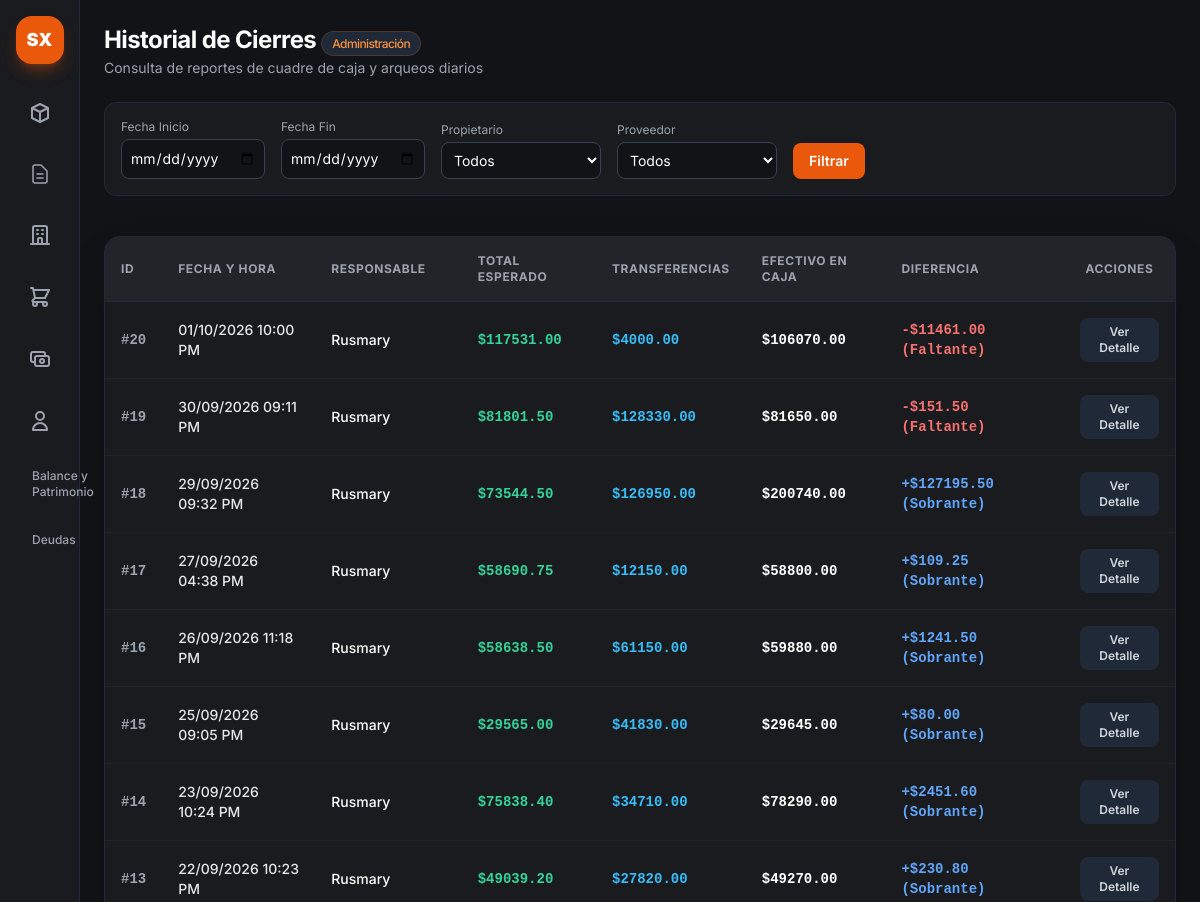
Page /admin/cierres (signed in, upper part) on the earlier database version.
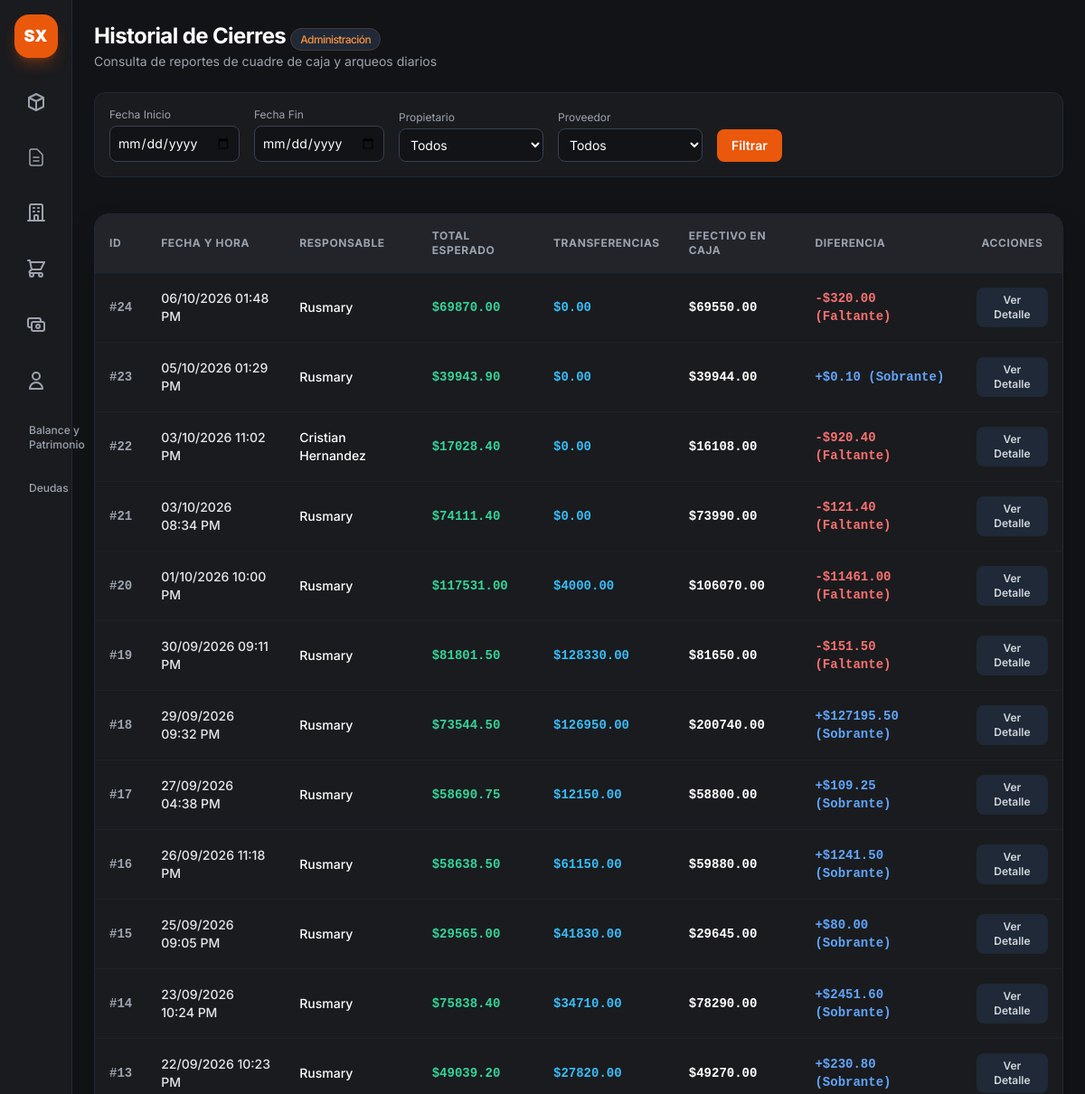
Same page on the later database version.
### app.py (models this page shows)
class CierreDia(db.Model):
    __tablename__ = 'cierres_dia'
    id = db.Column(db.Integer, primary_key=True)
    fecha = db.Column(db.DateTime, default=datetime.utcnow)
    usuario_id = db.Column(db.Integer, db.ForeignKey('usuarios.id'), nullable=True)
    usuario_nombre = db.Column(db.String(100), nullable=False)
    total_esperado = db.Column(db.Float, default=0.0)
    efectivo_caja = db.Column(db.Float, default=0.0)
    total_transferencias = db.Column(db.Float, default=0.0)
    total_deudas = db.Column(db.Float, default=0.0) # <--- Nuevo campo para el total de deudas
    diferencia = db.Column(db.Float, default=0.0)
    detalles = db.relationship('DetalleCierre', backref='cierre', lazy=True)
    deudas = db.relationship('DeudaCierre', backref='cierre', lazy=True) # <--- Relación con las deudas del cierre
    usuario = db.relationship('Usuario', backref='cierres_dia')

### app.py (the view, shortened to what this page needs)
@app.route('/admin/cierres')
def vista_reporte_cierres():
    if 'user' not in session or session.get('rol') != 'admin':
        return redirect(url_for('login'))
    fecha_inicio_str = request.args.get('fecha_inicio')
    fecha_fin_str = request.args.get('fecha_fin')
    propietario_id = request.args.get('propietario_id')
    proveedor_id = request.args.get('proveedor_id')
    query = CierreDia.query
    if propietario_id or proveedor_id:
        query = query.join(DetalleCierre).join(Producto)
        if propietario_id:
            query = query.filter(Producto.propietario_id == propietario_id)
        if proveedor_id:
            query = query.filter(Producto.proveedor_id == proveedor_id)
    if fecha_inicio_str and fecha_fin_str:
        fecha_inicio = datetime.strptime(fecha_inicio_str, '%Y-%m-%d')
        fecha_fin = datetime.strptime(fecha_fin_str + ' 23:59:59', '%Y-%m-%d %H:%M:%S')
        query = query.filter(CierreDia.fecha >= fecha_inicio, CierreDia.fecha <= fecha_fin)
    cierres = query.distinct().order_by(CierreDia.fecha.desc()).all()
    resumen = {
        'total_esperado': 0,
        'total_transferencias': 0,
        'efectivo_caja': 0,
        'total_deudas': 0,
        'diferencia': 0,
        'subtotal_filtrado': 0,
        'costo_filtrado': 0,
        'ganancia_filtrada': 0,
        'productos': {}
    }
    for c in cierres:
        resumen['total_esperado'] += c.total_esperado
        resumen['total_transferencias'] += c.total_transferencias
        resumen['efectivo_caja'] += c.efectivo_caja
        resumen['total_deudas'] += c.total_deudas
        resumen['diferencia'] += c.diferencia
        for d in c.detalles:
            if not d.producto:
                continue
            if propietario_id and str(d.producto.propietario_id) != str(propietario_id):
                continue
            if proveedor_id and str(d.producto.proveedor_id) != str(proveedor_id):
                continue
            precio_costo_unitario = d.producto.precio_costo or 0.0
            precio_venta_unitario = getattr(d.producto, 'precio', 0.0)
            costo_total_item = d.vendidos * precio_costo_unitario
            ganancia_item = d.subtotal - costo_total_item
            nombre = d.nombre_producto
            if nombre not in resumen['productos']:
                resumen['productos'][nombre] = {
                    'vendidos': 0,
                    'subtotal': 0.0,
                    'costo': 0.0,
                    'ganancia': 0.0,
                    'precio_costo': precio_costo_unitario, # <--- NUEVO: Precio Costo Unitario
                    'precio_venta': precio_venta_unitario   # <--- NUEVO: Precio Venta Unitario
                }
            resumen['productos'][nombre]['vendidos'] += d.vendidos
            resumen['productos'][nombre]['subtotal'] += d.subtotal
            resumen['productos'][nombre]['costo'] += costo_total_item
            resumen['productos'][nombre]['ganancia'] += ganancia_item
            resumen['subtotal_filtrado'] += d.subtotal
            resumen['costo_filtrado'] += costo_total_item
            resumen['ganancia_filtrada'] += ganancia_item
    propietarios_list = Propietario.query.all()
    proveedores_list = Proveedor.query.all()
    proveedor_seleccionado = None
    whatsapp_url = ""
    return render_template('admin_cierres.html',
                           cierres=cierres,
                           resumen=resumen,
                           fecha_inicio=fecha_inicio_str,
                           fecha_fin=fecha_fin_str,
                           propietario_id=propietario_id,
                           proveedor_id=proveedor_id,
                           propietarios=propietarios_list,
                           proveedores=proveedores_list,
                           whatsapp_url=whatsapp_url)

### app.py (called while the page is built)
@app.context_processor
def inject_today():
    return {'hoy': date.today()}

### templates/admin_cierres.html (shortened to what the changed rows need)
{% extends "base.html" %}
{% block content %}
<main class="flex-1 flex flex-col min-w-0 overflow-y-auto">
    <header class="p-6 pb-2 flex flex-col sm:flex-row sm:items-center justify-between gap-4">
        <div>
            <h1 class="text-2xl font-bold text-white tracking-tight">Historial de Cierres <span
                    class="text-xs font-medium px-2.5 py-1 rounded-full bg-gray-800 text-orange-400 border border-orange-500/20">Administración</span></h1>
        </div>
    </header>
    <section class="p-6 flex-1">
        <div class="bg-[#1a1b1e] border border-gray-800 rounded-2xl overflow-hidden shadow-2xl">
            <div class="overflow-x-auto">
                <table class="w-full text-left border-collapse">
                    <thead>
                        <tr class="border-b border-gray-800 text-xs font-semibold text-gray-400 uppercase tracking-wider bg-[#222429]">
                            <th class="p-4">ID</th>
                            <th class="p-4">Fecha y Hora</th>
                            <th class="p-4">Responsable</th>
                            <th class="p-4">Total Esperado</th>
                            <th class="p-4">Transferencias</th>
                            <th class="p-4">Efectivo en Caja</th>
                            <th class="p-4">Diferencia</th>
                            <th class="p-4 text-center">Acciones</th>
                        </tr>
                    </thead>
                    <tbody class="divide-y divide-gray-800/60 text-sm">
                        {% for c in cierres %}
                        <tr class="hover:bg-gray-800/30 transition-colors">
                            <td class="p-4 font-mono font-bold text-gray-400">#{{ c.id }}</td>
                            <td class="p-4 text-gray-200 font-medium">{{ c.fecha.strftime('%d/%m/%Y %I:%M %p') }}</td>
                            <td class="p-4 text-white font-medium">{{ c.usuario_nombre }}</td>
                            <td class="p-4 text-emerald-400 font-mono font-bold">${{ "%.2f"|format(c.total_esperado) }}</td>
                            <td class="p-4 text-sky-400 font-mono font-bold">${{ "%.2f"|format(c.total_transferencias or 0.0) }}</td>
                            <td class="p-4 text-white font-mono font-bold">${{ "%.2f"|format(c.efectivo_caja) }}</td>
                            <td class="p-4 font-mono font-bold">
                                {% if c.diferencia < 0 %}
                                    <span class="text-red-400">-${{ "%.2f"|format(c.diferencia|abs) }} (Faltante)</span>
                                {% elif c.diferencia > 0 %}
                                    <span class="text-blue-400">+${{ "%.2f"|format(c.diferencia) }} (Sobrante)</span>
                                {% else %}
                                    <span class="text-gray-400">$0.00 (Exacto)</span>
                                {% endif %}
                            </td>
                            <td class="p-4 text-center">
                                <button onclick="verDetalleCierre({{ c.id }})"
                                    class="px-3 py-1.5 bg-gray-800 hover:bg-orange-500 text-gray-300 hover:text-white rounded-lg text-xs font-semibold transition">
                                    Ver Detalle
                                </button>
                            </td>
                        </tr>
                        {% else %}
                        <tr>
                            <td colspan="8" class="p-8 text-center text-gray-500">No hay cierres registrados.</td>
                        </tr>
                        {% endfor %}
                    </tbody>
                </table>
            </div>
        </div>
    </section>
</main>
{% endblock %}

Differences in the rows shown:
added CierreDia: id "24", fecha "06/10/2026 01:48 PM", usuario_nombre "Rusmary", total_esperado "69870.00", total_transferencias "0.00", efectivo_caja "69550.00", diferencia|abs "320.00"
added CierreDia: id "23", fecha "05/10/2026 01:29 PM", usuario_nombre "Rusmary", total_esperado "39943.90", total_transferencias "0.00", efectivo_caja "39944.00", diferencia "0.10"
added CierreDia: id "22", fecha "03/10/2026 11:02 PM", usuario_nombre "Cristian Hernandez", total_esperado "17028.40", total_transferencias "0.00", efectivo_caja "16108.00", diferencia|abs "920.40"
added CierreDia: id "21", fecha "03/10/2026 08:34 PM", usuario_nombre "Rusmary", total_esperado "74111.40", total_transferencias "0.00", efectivo_caja "73990.00", diferencia|abs "121.40"
